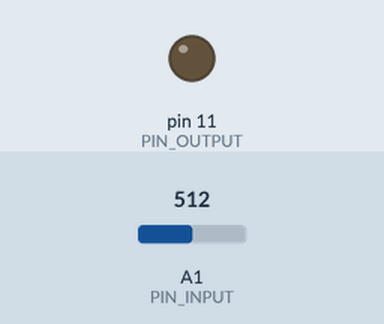
A sketch run on a simulated Arduino Uno, built with avr-gcc and run on an emulated ATmega328P. On the bench: output pins drawn as LEDs (lit = HIGH). The inputs (shaded band) are chosen by the test bench; at power-on: A1 (PIN_INPUT) = 512.

Above: at 1.2 s.
1.3 s: A1 (PIN_INPUT) set to 54
2.8 s: A1 (PIN_INPUT) set to 49
At 2.95 s:
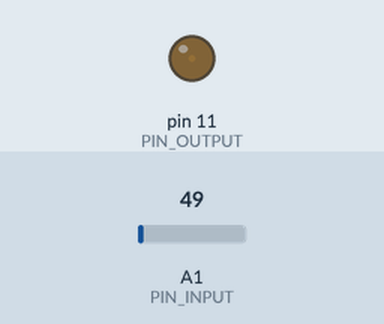
5.8 s: A1 (PIN_INPUT) set to 0
At 7.3 s:
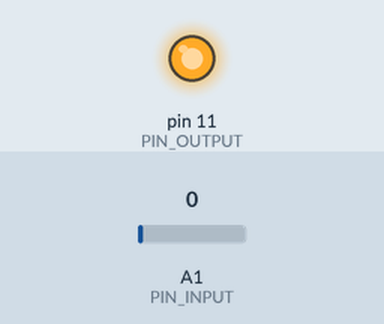
Timing chart, 0 to 8.8 s (numbered marks = the images above; inputs shaded):
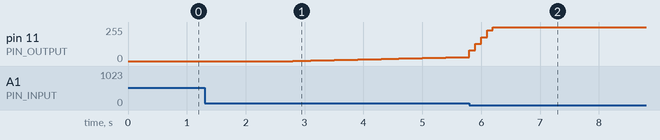

The sketch:

EXO_2_Q.1.ino
```cpp
#include <PID_v1.h>

#define PIN_INPUT A1//on définit la photorésistance en entrée analogique sur la broche A1
#define PIN_OUTPUT 11//on définit la LED en sortie sur la broche 11


double Setpoint, Input, Output;//on définit les différentes variables pour simplifier le code par la suite


double Kp=0, Ki=10, Kd=0;//on définit les différentes variables pour simplifier le code par la suite

PID myPID(&Input, &Output, &Setpoint, Kp, Ki, Kd, DIRECT);

void setup()
{
  //initialize the variables we're linked to
  Input = analogRead(PIN_INPUT);//on lit la valeur du potentiomètre
  Setpoint = 50;//on définit la sensibilité de la photorésistance

  //turn the PID on
  myPID.SetMode(AUTOMATIC);
}

void loop()
{
  Input = analogRead(PIN_INPUT);//on lit la veleur de la photorésistance et on l'applique à la led
  myPID.Compute();
  analogWrite(PIN_OUTPUT, Output);//on illumine la led en fonction de la valeur de la photorésistance
}
```

Measured:
- after the input at 1.3 s, every drawn part: stays the same
- after the input at 2.8 s, pin 11 (PIN_OUTPUT): moves from 0/255 to 30/255 over 2.9 s, starting at once
